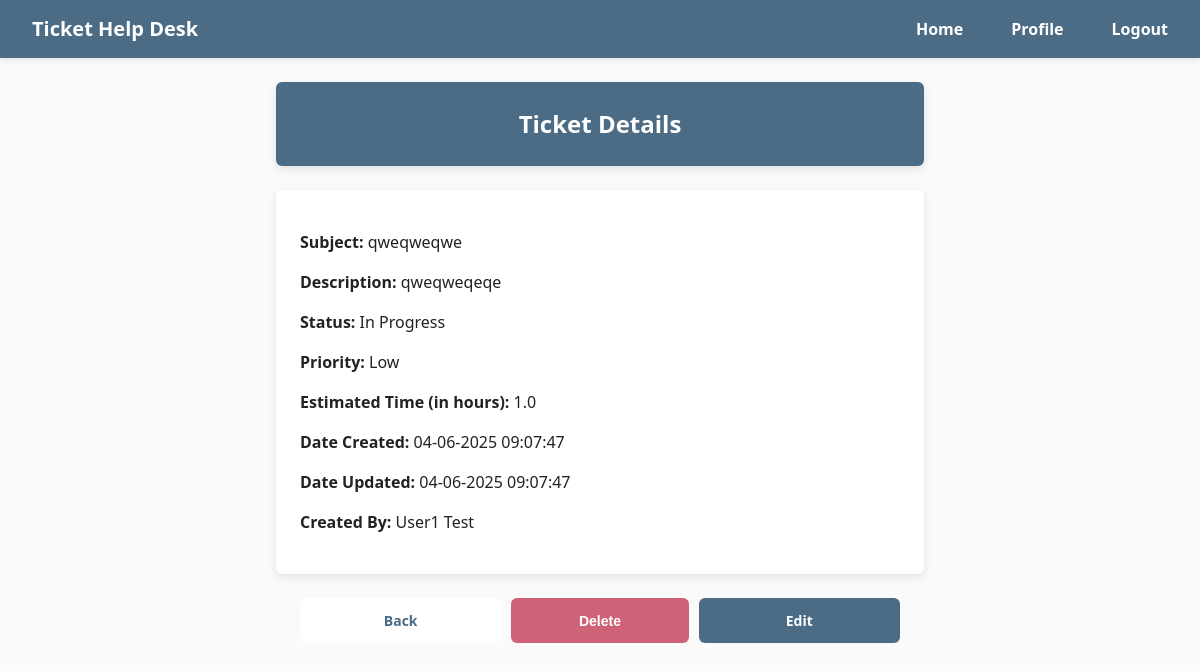
Page /ticket_details/10 (signed in) on the earlier database version.
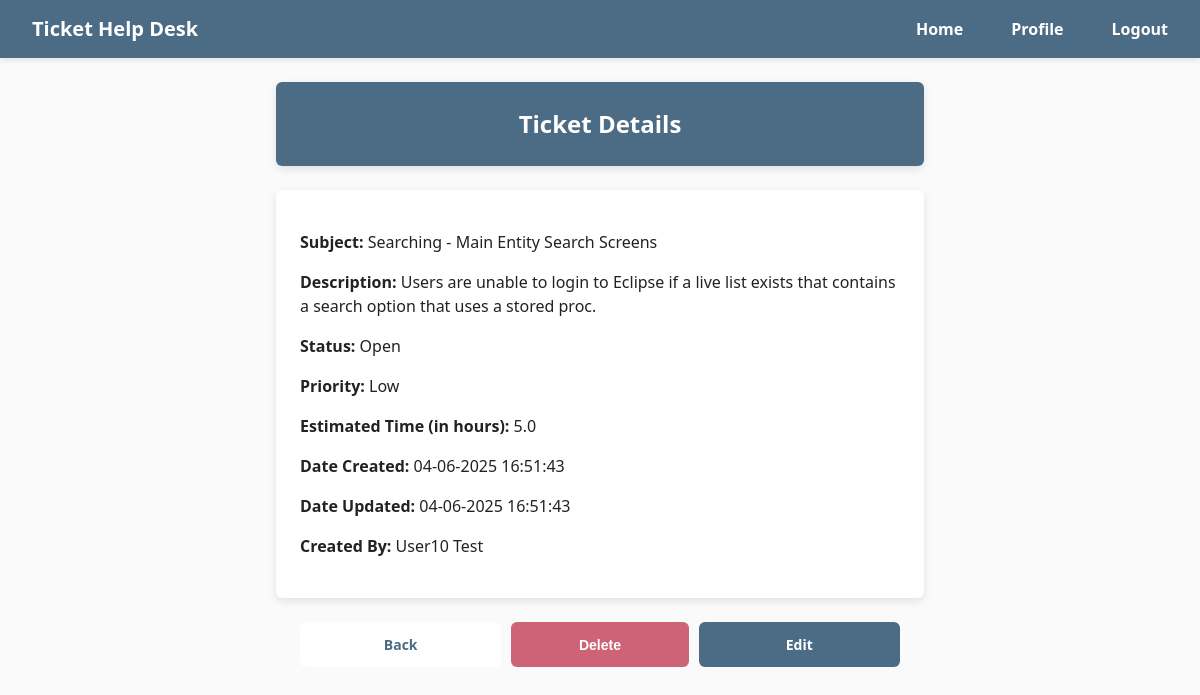
Same page on the later database version.
### HelpDeskTicketingSystem/models/TicketModel.py (models this page shows)
class Ticket(db.Model):
    id = db.Column(db.Integer, primary_key=True)
    subject = db.Column(db.String(100), nullable=False)
    description = db.Column(db.Text, nullable=False)
    status = db.Column(db.String(20), nullable=False)
    priority = db.Column(db.String(20), nullable=False)
    estimated_time = db.Column(db.Float, nullable=False)
    date_created = db.Column(db.DateTime(timezone=True), default=func.current_timestamp())
    date_updated = db.Column(db.DateTime(timezone=True), default=func.current_timestamp(), onupdate=func.current_timestamp())
    user_id = db.Column(db.Integer, db.ForeignKey('user.id'))
    user = relationship('User', backref='tickets')

### HelpDeskTicketingSystem/models/UserModel.py (models this page shows)
class User(db.Model, UserMixin):
    id = db.Column(db.Integer, primary_key=True)
    forename = db.Column(db.String(50))
    surname = db.Column(db.String(50))
    email = db.Column(db.String(150), unique=True)
    password = db.Column(db.String(20))
    account_type = db.Column(db.String(20), nullable=False)

### HelpDeskTicketingSystem/views/tickets.py (the view)
@tickets_bp.route('/ticket_details/<int:ticket_id>', methods=['GET'])
@login_required
def ticket_details(ticket_id):
    ticket = Ticket.query.filter_by(id=ticket_id).first()
    if not ticket:
        flash('Ticket not found.', category='error')
        return redirect(url_for('home.home'))
    if ticket.user_id != current_user.id and current_user.account_type != 'Administrator':
        flash('You do not have permission to view this ticket.', category='error')
        return redirect(url_for('home.home'))
    return render_template('ticket_details.html', ticket=ticket)

### HelpDeskTicketingSystem/__init__.py (called while the page is built)
def create_app():
    app = Flask(__name__)
    app.config.from_object(Config)
    db.init_app(app)
    login_manager.init_app(app)
    login_manager.login_view = 'auth.login'
    from .views.home import home_bp
    from .views.auth import auth_bp
    from .views.users import users_bp
    from .views.tickets import tickets_bp
    app.register_blueprint(home_bp, url_prefix='/')
    app.register_blueprint(auth_bp, url_prefix='/')
    app.register_blueprint(tickets_bp, url_prefix='/')
    app.register_blueprint(users_bp, url_prefix='/')
    create_database(app)
    from .models import User
    @login_manager.user_loader
    def load_user(user_id):
        return User.query.get(int(user_id))
    return app

### HelpDeskTicketingSystem/templates/ticket_details.html
{% extends "base.html" %} {% block title %} Ticket Details {% endblock %} {%
block content %}
<h2>Ticket Details</h2>
<div class="form">
  <p><strong>Subject:</strong> {{ ticket.subject }}</p>
  <p><strong>Description:</strong> {{ ticket.description }}</p>
  <p><strong>Status:</strong> {{ ticket.status }}</p>
  <p><strong>Priority:</strong> {{ ticket.priority }}</p>
  <p><strong>Estimated Time (in hours):</strong> {{ ticket.estimated_time }}</p>
  <p>
    <strong>Date Created:</strong> {{ ticket.date_created.strftime('%d-%m-%Y
    %H:%M:%S') }}
  </p>
  <p>
    <strong>Date Updated:</strong> {{ ticket.date_updated.strftime('%d-%m-%Y
    %H:%M:%S') if ticket.date_updated else "Never" }}
  </p>
  {% if current_user.account_type == 'Administrator' %}
  <p>
    <strong>Created By:</strong> {{ ticket.user.forename }} {{
    ticket.user.surname }}
  </p>
  {% endif %}
</div>
<br />
<div class="btn-group">
  <a href="{{ url_for('home.home') }}" class="btn btn-group btn-secondary"
    >Back</a
  >
  {% if current_user.account_type == 'Administrator' %}
  <form
    method="POST"
    class="btn-form"
    action="{{ url_for('tickets.delete_ticket', ticket_id=ticket.id) }}"
    onsubmit="return confirm('Are you sure you want to delete this ticket?');"
  >
    <button type="submit" class="btn btn-group btn-danger">Delete</button>
  </form>
  {% endif %}
  <a
    href="{{ url_for('tickets.edit_ticket', ticket_id=ticket.id) }}"
    class="btn btn-group btn-primary"
    >Edit</a
  >
</div>
{% endblock %}

Differences in the rows shown:
no longer on this page (row edited): User: user.forename "User1", user.surname "Test"
changed Ticket "Low": subject "qweqweqwe" → "Searching - Main Entity Search Screens"; description "qweqweqeqe" → "Users are unable to login to Eclipse if a live list exists that contains a search option that uses a stored proc."; status "In Progress" → "Open"; estimated_time "1.0" → "5.0"; date_created "04-06-2025 09:07:47" → "04-06-2025 16:51:43"; date_updated "04-06-2025 09:07:47" → "04-06-2025 16:51:43"
now on this page (row edited): User: user.forename "User10", user.surname "Test"
